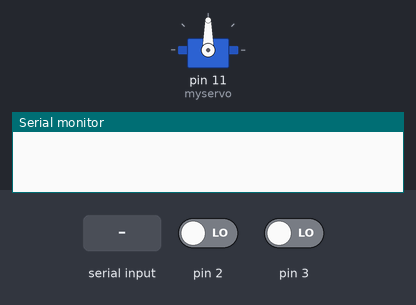
This sketch was run on a simulated Arduino Uno, built with avr-gcc and run on an emulated ATmega328P. Parts: servo, the last lines printed to the serial monitor. The test bench sets the inputs (shaded band); at power-on: pin 2 LOW, pin 3 LOW.

Above: at 1.2 s.
1.3 s: "a" received over Serial
At 2.46 s:
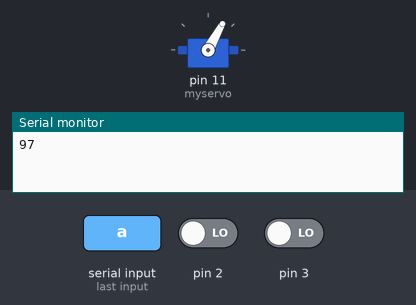
At 3.6 s:
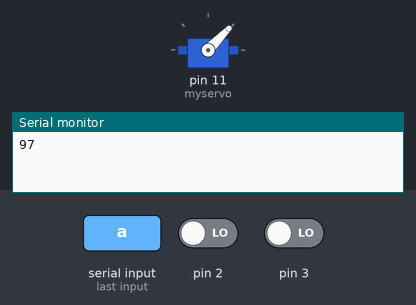
4.1 s: "c" received over Serial
At 6.4 s:
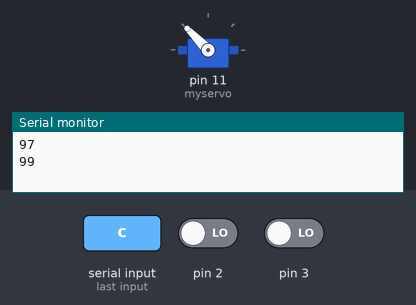
Timing chart, 0 to 7.9 s (numbered marks = the images above; inputs shaded):
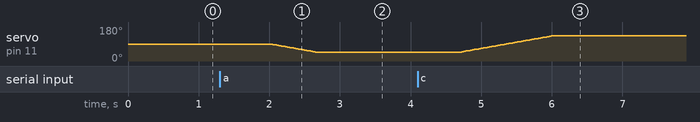

Measured:
- after the input at 1.3 s, servo on pin 11 (myservo): moves from 90° to 46° over 0.66 s, starting after 0.72 s
- after the input at 4.1 s, servo on pin 11 (myservo): moves from 46° to 134° over 1.3 s, starting after 0.59 s

The sketch:

MHacks.ino
```cpp
#include <Servo.h>
Servo myservo;

#define ERROR 10
int pX = 0, pY = 0;

void setup(){
  Serial.begin(9600);
  pinMode(2, INPUT);
  pinMode(3, INPUT);
  myservo.attach(11);
  myservo.write(90);
}

void loop(){
  int pulseX=0, pulseY=0;
  int accelerationX, accelerationY;
  int deltaX, deltaY;

  readKeyboard();

  pulseX = pulseIn(2, HIGH);
  pulseY = pulseIn(3, HIGH);

  accelerationX = ((pulseX /10) - 500) * 8;
  accelerationY = ((pulseY /10) - 500) * 8;

  deltaX = accelerationX - pX;
  if(deltaX < ERROR && deltaX > -ERROR)
    deltaX = 0;

  deltaY = accelerationY - pY;
  if(deltaY < ERROR && deltaY > -ERROR)
    deltaY = 0;


  /*if(deltaX > 0)
    Serial.print(accelerationX);
  else
    Serial.print(deltaX);

  Serial.print(",");
  if(deltaY > 0)
    Serial.print(accelerationY);
  else
    Serial.print(deltaY);

  Serial.println(",");*/
 // delay(100);
  pX = accelerationX;
  pY = accelerationY;
}
```

Servo.ino
```cpp
int pos = 90;
void readKeyboard(){
    if(Serial.available() > 0){
       int readChar = Serial.read();
       Serial.println(readChar);
       if(readChar == 'a'){
         for(int i = pos; i > 45; i -= 1)
          {
            pos = i;
            myservo.write(i);
            delay(15);
          }
       }
       else if(readChar == 'b'){
          if(pos <90){
            for(int i = pos; i < 90; i += 1)
            {
              pos = i;
              myservo.write(i);
              delay(15);
            }
          }
          else{
            for(int i = pos; i > 90; i -= 1)
            {
              pos = i;
              myservo.write(i);
              delay(15);
            }
          }
       }
       else if( readChar == 'c'){
          for(int i = pos; i < 135; i += 1)
          {
            pos = i;
            myservo.write(i);
            delay(15);
          }
       }
    }
}
```
